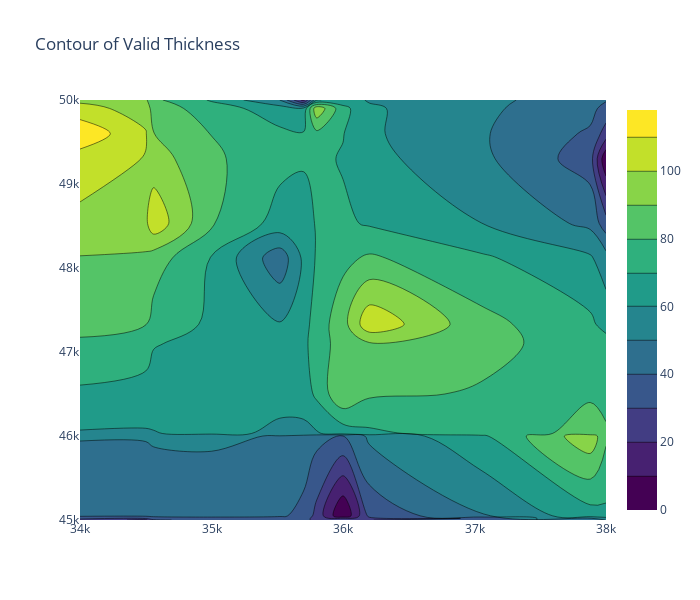

Notebook source saved alongside this figure:
### Code cell
# Plot the Contour of the valid thickness
fig = go.Figure(data=[go.Contour(z=well_info["Valid Thickness"], x=well_info['X'], y=well_info['Y'], colorscale='Viridis')])
fig.update_layout(
    height=600,
    width=700,
    title_text='Contour of Valid Thickness'
)

fig.show()

### Figure 1 — Plotly figure (JSON) as saved in the notebook; plotly's stock layout.template omitted (floating-point values rounded to 4 significant figures)
{"data": [{"colorscale": [[0, "#440154"], [0.1111, "#482878"], [0.2222, "#3e4989"], [0.3333, "#31688e"], [0.4444, "#26828e"], [0.5556, "#1f9e89"], [0.6667, "#35b779"], [0.7778, "#6ece58"], [0.8889, "#b5de2b"], [1, "#fde725"]], "type": "contour", "x": [34500, 36000, 37050, 37880, 35000, 36000, 34000, 36200, 34560, 35520, 38000, 35700, 34000, 35800], "y": [45000, 45050, 45020, 46000, 46030, 46500, 47100, 47330, 48530, 48120, 49300, 50000, 49600, 49900], "z": [17.83, 0, 30.4, 96.8, 62.7, 89.3, 78.64, 107.6, 106.7, 43.43, 1.1, 16.15, 117.9, 97.54]}], "layout": {"height": 600, "title": {"text": "Contour of Valid Thickness"}, "width": 700}}
